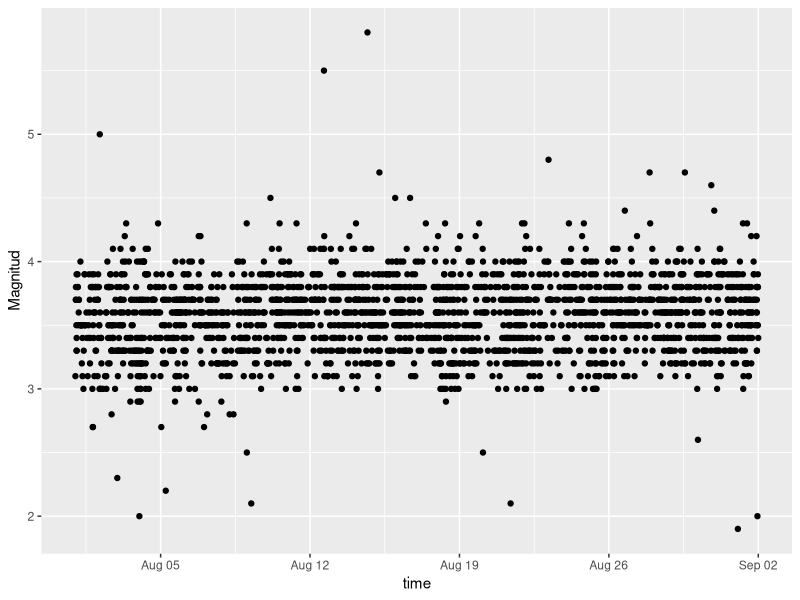
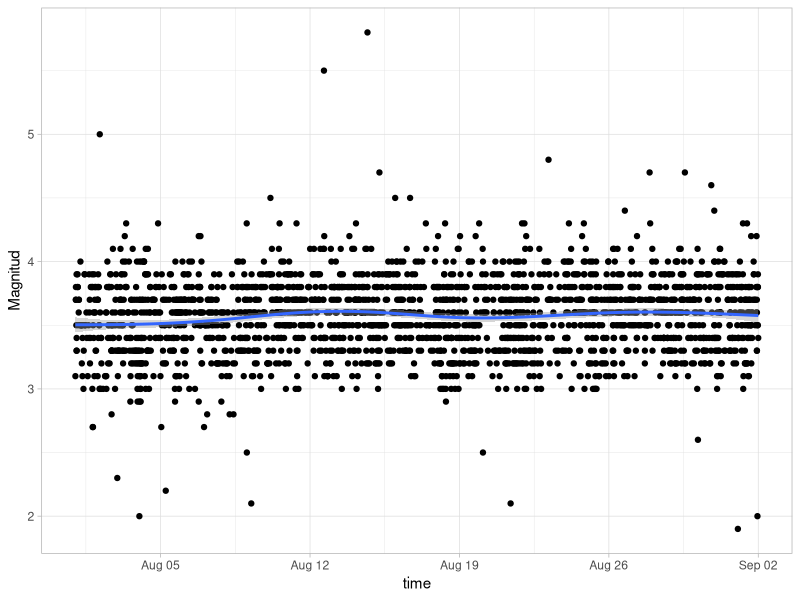
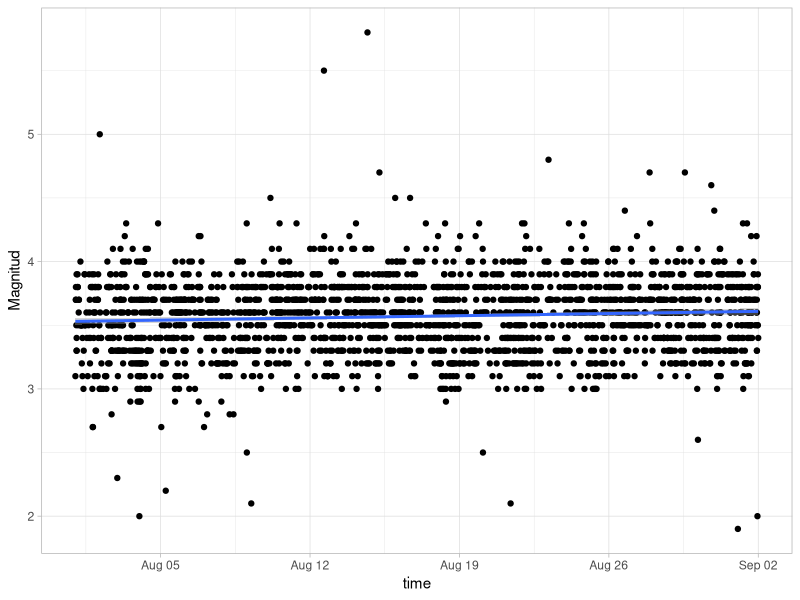

The R source for these figures, in order:
## ---- chunk 1
## Find the data in http://www2.ssn.unam.mx:8080/catalogo/
tremors <- read.csv('../data/tremors.csv',
                    skip = 4,
                    header = TRUE,
                    stringsAsFactors = FALSE)
## ---- chunk 2
library(dplyr)
library(lubridate)

## Processing the data
tremors.p <- tremors %>% 
                 na.omit %>%
                   mutate(
                      ## paste data and time cols
                      Fecha_Hora = paste(Fecha, Hora),  
                      ## parsing time with lubridate
                      time = ymd_hms(Fecha_Hora),    
                      ## casting value to numeric
                      Magnitud = as.numeric(Magnitud)   
                     ) %>%
             filter(
                     time > '1985-01-01' & ! is.na(Magnitud)
) 

## ---- chunk 3
library(ggplot2)

## plotting
tremors.p %>% 
        ggplot(aes(x=time, y=Magnitud)) +
             geom_point()  
## ---- chunk 4
## setting nice format
theme_set(theme_light())

## plotting
tremors.p %>% 
        ggplot(aes(x=time, y=Magnitud)) +
             geom_point() + 
                geom_smooth()
## ---- chunk 5
## setting nice format
theme_set(theme_light())

## plotting
tremors.p %>% 
        ggplot(aes(x=time, y=Magnitud)) +
             geom_point() + 
                geom_smooth(method = 'lm')
